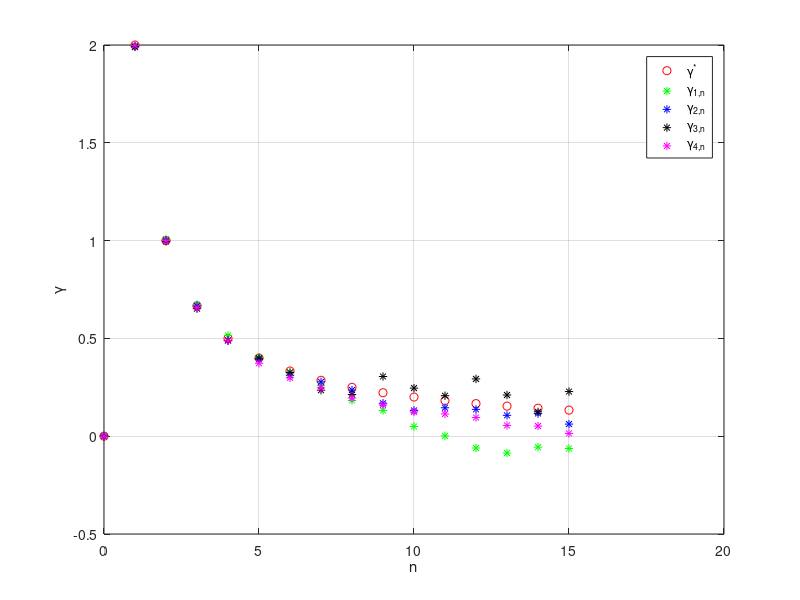

Recreate this plot in MATLAB. (Note: this script raises an error after producing the figure.)
n = 0:15;
lambdah = [0, 2./(1:15)];
lambdah1 = [2.4763e-04, 1.9985e+00, 1.0087e+00, 6.7281e-01, 5.1538e-01, 4.0184e-01, 3.1959e-01, 2.5984e-01, 1.8298e-01, 1.3174e-01, 4.9766e-02, 1.7544e-03, -6.0320e-02, -8.6117e-02, -5.5869e-02, -6.2956e-02];
lambdah2 = [2.9810e-04, 1.9932e+00, 1.0020e+00, 6.6629e-01, 4.8951e-01, 3.9272e-01, 3.1089e-01, 2.7772e-01, 2.3612e-01, 1.6849e-01, 1.3174e-01, 1.4534e-01, 1.3719e-01, 1.0665e-01, 1.1616e-01, 6.1959e-02];
lambdah3 = [1.1018e-03, 1.9902e+00, 9.9630e-01, 6.5206e-01, 4.8902e-01, 3.9834e-01, 3.2622e-01, 2.3514e-01, 2.1324e-01, 3.0520e-01, 2.4587e-01, 2.0706e-01, 2.9289e-01, 2.1058e-01, 1.2455e-01, 2.2816e-01];
lambdah4 = [-1.0403e-04, 1.9968e+00, 1.0005e+00, 6.5664e-01, 4.8838e-01, 3.7305e-01, 2.9855e-01, 2.4714e-01, 1.9534e-01, 1.5977e-01, 1.2393e-01, 1.1372e-01, 9.5344e-02, 5.5091e-02, 5.2139e-02, 1.4306e-02];

figure(1)
p=plot(n, lambdah, 'ro', n, lambdah1, 'g*', n, lambdah2, 'b*', n, lambdah3, 'k*', n, lambdah4, 'm*');
grid on
hold on
xlabel('n')
ylabel('\gamma') 
hold off
legend(p,'\gamma^*','\gamma_{1,n}','\gamma_{2,n}','\gamma_{3,n}','\gamma_{4,n}','Location','northeast')
ax = gca;
ax.FontSize=12;
print('lambda','-depsc')